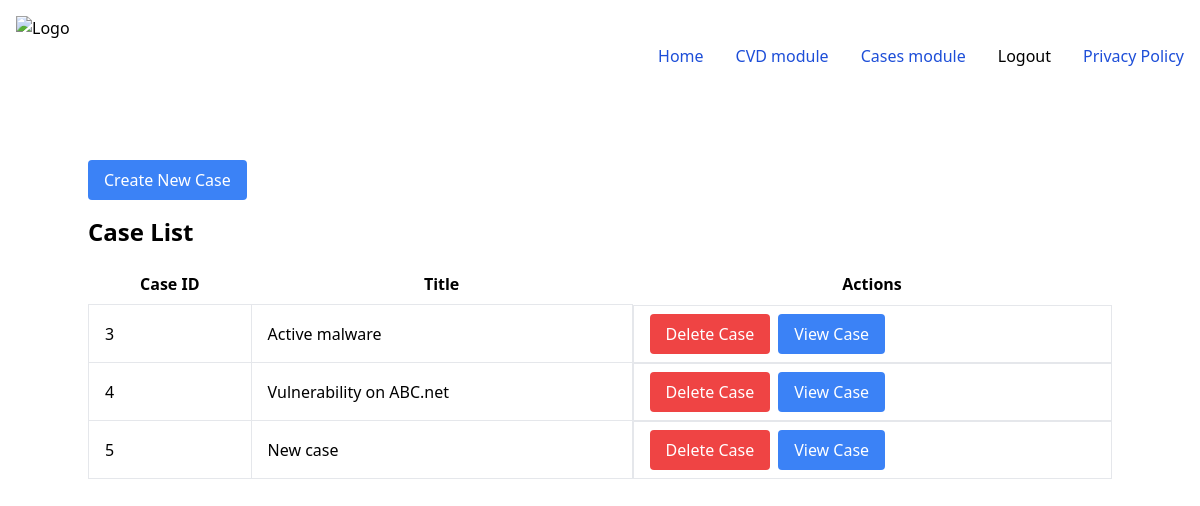
Page /cases/ (signed in) on the committed database.
### cases_service/models.py (models this page shows, shortened)
class Case(models.Model):
    title = models.CharField(max_length=200)
    description = models.TextField()
    user = models.ForeignKey(User, on_delete=models.PROTECT, null=True)

### cases_service/views.py (the view)
# urls.py: path("", views.CaseListView.as_view(),
class CaseListView(generic.ListView):
    model = Case
    template_name = 'cases_service/case_list.html'
    context_object_name = 'cases'
    def get_queryset(self):
        try:
            return Case.objects.all()
        except Exception as e:
            logger.exception("Error getting queryset in CaseListView: %s", e)
            return None

### cases_service/templates/cases_service/case_list.html (shortened to what this page needs)
{% extends 'base_app/base.html' %} {% block title %}Case List{% endblock %}
{%block content %} {% if user.is_authenticated %}
<a
  href="{% url 'cases_service:create_case' %}"
  class="mb-4 inline-block py-2 px-4 bg-blue-500 text-white rounded hover:bg-blue-700"
>
  Create New Case
</a>
{% endif %}
<h1 class="text-2xl font-bold mb-4">Case List</h1>
{% if not cases %}
<p>There are no active cases.</p>
{% else %}
<table class="table-auto w-full">
  <thead>
    <tr>
      <th class="px-4 py-2">Case ID</th>
      <th class="px-4 py-2">Title</th>
      <th class="px-4 py-2">Actions</th>
    </tr>
  </thead>
  <tbody>
    {% for case in cases %}
    <tr>
      <td class="border px-4 py-2">{{ case.id }}</td>
      <td class="border px-4 py-2">{{ case.title }}</td>
      <td class="border px-4 py-2 flex items-center">
        {% if user.is_authenticated %}
        <form
          method="POST"
          action="{% url 'cases_service:delete_case' case.id %}"
        >
          <button
            type="submit"
            class="bg-red-500 text-white py-2 px-4 rounded hover:bg-red-700"
          >
            Delete Case
          </button>
        </form>
        {% endif %}
        <a
          href="{% url 'cases_service:case_detail' case.id %}"
          class="ml-2 bg-blue-500 text-white py-2 px-4 rounded hover:bg-blue-700"
        >
          View Case
        </a>
      </td>
    </tr>
    {% endfor %}
  </tbody>
</table>
{% endif %} {% endblock %}

### rows in the picture
Case: id "3", title "Active malware"
Case: id "4", title "Vulnerability on ABC.net"
Case: id "5", title "New case"
